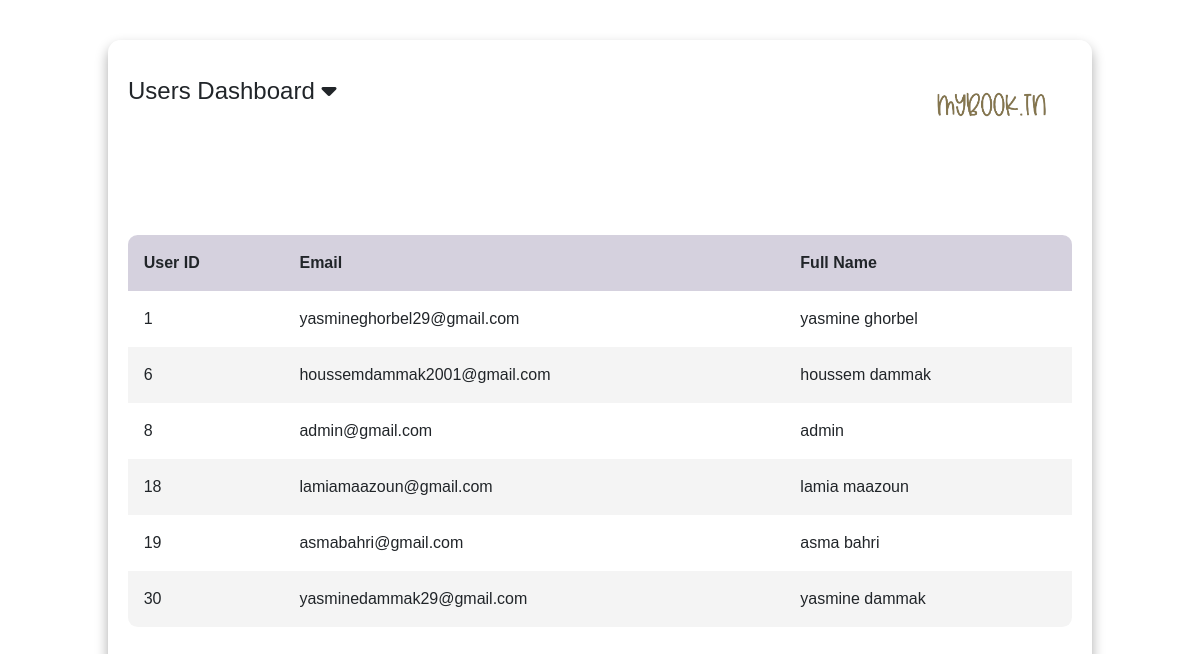
Page /app/views/dashboard/usersTable.php (signed in) on the committed database.
### tables this page shows
CREATE TABLE IF NOT EXISTS `users` (
  `user_id` int NOT NULL AUTO_INCREMENT,
  `email` varchar(255) NOT NULL,
  `password` varchar(255) NOT NULL,
  `fullname` varchar(255) NOT NULL,
  PRIMARY KEY (`user_id`)
);

### app/controllers/ControllerDashboard.php (called while the page is built, shortened)
<?php
require_once '..\..\models\ModelDashboard.php';
class ControllerDashboard extends Controller
{
    private $models;
    public function __construct()
    {
        $db = Database::getInstance()->getConnection();
        $this->models = new ModelDashboard($db);
    }
    public function getAllusers()
    {
        return $this->models->getAllusers();
    }
}
$controller = new ControllerDashboard();
$users = $controller->getAllusers();
?>

### app/models/ModelDashboard.php (called while the page is built, shortened)
<?php
require_once 'Model.php';
class ModelDashboard extends Model
{
    public function getAllusers()
    {
        try {
            $columns = 'user_id as "User ID", email as Email ,fullname as Fullname ';
            $sql = "SELECT " . $columns . " FROM users";
            $stmt = $this->db->query($sql);
            return $stmt->fetchAll(PDO::FETCH_ASSOC);
        } catch (PDOException $e) {
            die("Error finding data: " . $e->getMessage());
        }
    }
}

### app/models/Model.php (called while the page is built, shortened)
<?php
class Model
{
    public function __construct($db, $table)
    {
        $this->db = $db;
    }
}
?>

### app/views/dashboard/usersTable.php (the view, shortened to what this page needs)
<?php
require_once '..\..\controllers\ControllerDashboard.php';
?>
<!DOCTYPE html>
<html lang="en">
<head>
    <link rel="stylesheet" href="../../../assets/css/bootstrap.min.css">
    <link rel="stylesheet" href="../../../assets/css/dashboard.css">
</head>
<body>
    <div id="tableJdida">
        <main class="tableau1">
        <div class="content-wrapper">
                <div class="title">
                    <h4 id="toggleButton" style="padding: 20px ;">Users Dashboard <i class="fa-solid fa-caret-down"></i>
                    </h4>
                </div>
                <div class="image-container">
                    <a href="../../../index.php">
                        <img src="../../../assets/images/logo.png" style="width:200px;height:90px"
                            alt="Description de l'image">
                    </a>
                </div>
            </div>            <section class="tableau1__header">
            </section>
            <section class="tableau1__body">
                <table>
                    <thead>
                        <tr>
                            <th>User ID</th>
                            <th>Email</th>
                            <th>Full Name</th>
                        </tr>
                    </thead>
                    <tbody>
                        <?php
                        foreach($users as $user) {
                            echo "<tr>";
                            echo "<td>".$user['User ID']."</td>";
                            echo "<td>".$user['Email']."</td>";
                            echo "<td>".$user['Fullname']."</td>";
                            echo '</tr>';
                        } ?>
                    </tbody>
                </table>
            </section>
        </main>
    </div>
</body>
</html>

### assets/css/dashboard.css (style rules this page uses)
* { margin: 0; padding: 0; box-sizing: border-box; font-family: sans-serif; }
body { min-height: 100vh; background: url(../images/books-shop_bg.jpg) center / cover; display: flex; justify-content: center; align-items: center; }
main.tableau1 { width: 82vw; height: 90vh; background-color: #fff5; backdrop-filter: blur(7px); box-shadow: 0 .4rem .8rem #0005; border-radius: .8rem; overflow: hidden; }
.tableau1__header { width: 100%; height: 10%; background-color: #fff4; padding: .8rem 1rem; display: flex; justify-content: space-between; align-items: center; }
.tableau1__body { width: 96%; max-height: calc(78% - 1.6rem); background-color: #fffb; margin: .8rem auto; border-radius: .6rem; overflow: auto; overflow: overlay; }
table { width: 100%; }
table, th, td { border-collapse: collapse; padding: 1rem; text-align: left; }
thead th { position: sticky; top: 0; left: 0; background-color: #d5d1defe; cursor: pointer; text-transform: capitalize; }
tbody tr:nth-child(even) { background-color: #0000000b; }
tbody tr { --delay: .1s; transition: .5s ease-in-out var(--delay), background-color 0s; }
tbody tr td, tbody tr td p, tbody tr td img { transition: .2s ease-in-out; }

### app/views/dashboard/usersTable.php (style rules this page uses)
.content-wrapper { display: flex; justify-content: space-between; align-items: center; flex-wrap: wrap; }
.title { flex-basis: 50%; }
.image-container { flex-basis: 45%; text-align: right; margin-top: 20px; }
.image-container img { max-width: 100%; height: auto; }

### rows in the picture
users: user_id "1", email "yasmineghorbel29@gmail.com", fullname "yasmine ghorbel"
users: user_id "6", email "houssemdammak2001@gmail.com", fullname "houssem dammak"
users: user_id "8", email "admin@gmail.com", fullname "admin"
users: user_id "18", email "lamiamaazoun@gmail.com", fullname "lamia maazoun"
users: user_id "19", email "asmabahri@gmail.com", fullname "asma bahri"
users: user_id "30", email "yasminedammak29@gmail.com", fullname "yasmine dammak"
